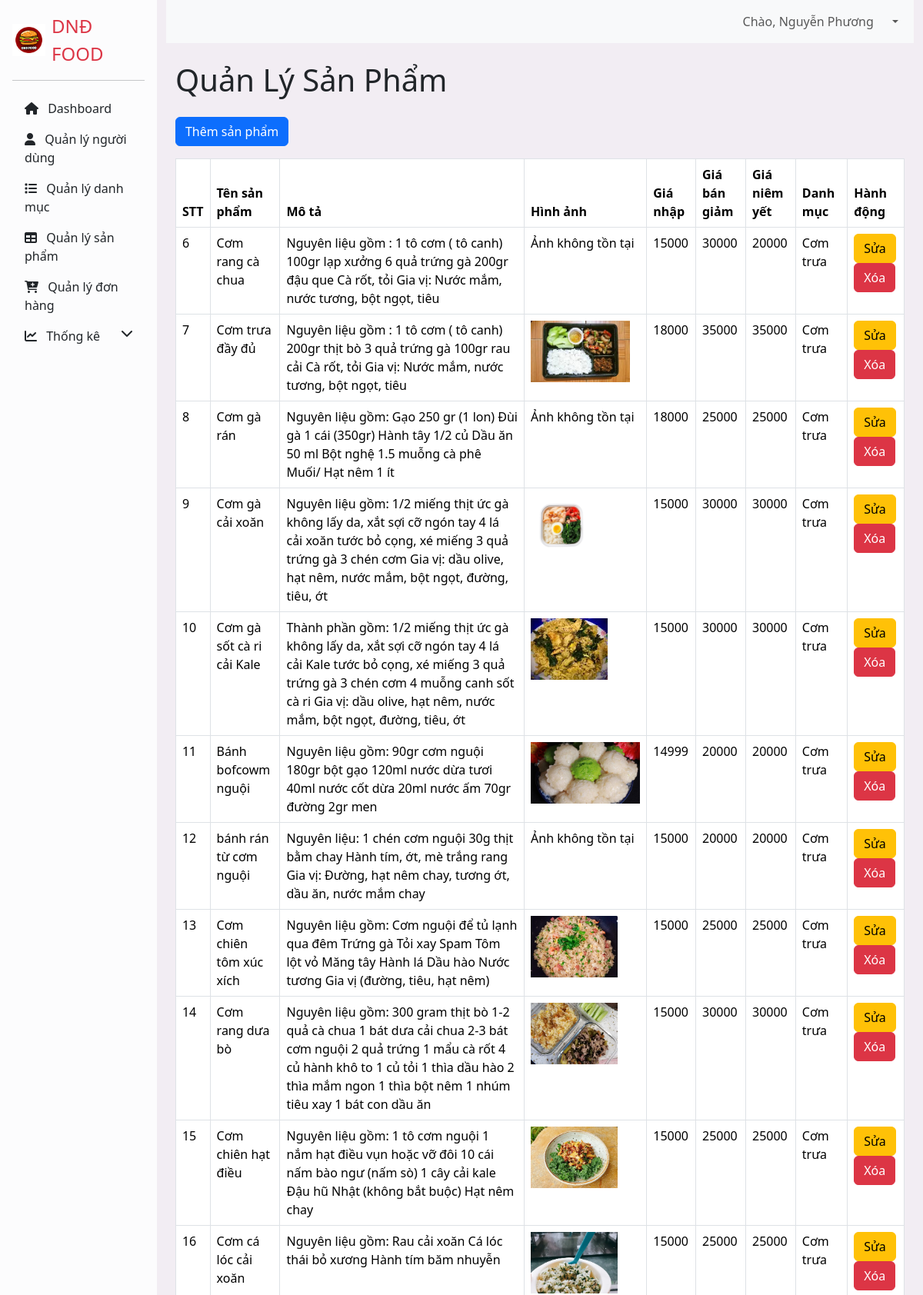
Page /Nhom04_WebBanDoAnNhanh_DND-nam/controller/index.php?act=listProducts (signed in, upper part) on the committed database.
### tables this page shows
CREATE TABLE `product` (
  `product_id` int NOT NULL COMMENT 'ID sản phẩm',
  `product_name` varchar(255) NOT NULL COMMENT 'tên sản phẩm',
  `product_description` text COMMENT 'Mô tả Sản phẩm',
  `product_avatar_url` varchar(255) NOT NULL COMMENT 'ảnh sản phẩm_url',
  `product_import_price` decimal(15,0) NOT NULL COMMENT 'giá nhập sản phẩm',
  `product_sale_price` decimal(15,0) NOT NULL COMMENT 'giá bán sản phẩm',
  `product_listed_price` decimal(15,0) NOT NULL COMMENT 'giá niêm yết sản phẩm',
  `product_stock` int NOT NULL COMMENT 'kho sản phẩm',
  `category_id` int DEFAULT NULL COMMENT 'Thể loại ID category'
);

CREATE TABLE `category` (
  `category_id` int NOT NULL,
  `category_name` varchar(255) NOT NULL
);

### Nhom04_WebBanDoAnNhanh_DND-nam/model/PDO.php (called while the page is built, shortened)
<?php
function pdo_get_connection()
{
    $dburl = "mysql:host=localhost;dbname=duan1_cuoimuon;charset=utf8";
    $usename = "root";
    $password = "";
    $conn = new PDO($dburl, $usename, $password);
    $conn->setAttribute(PDO::ATTR_ERRMODE, PDO::ERRMODE_EXCEPTION);
    return $conn;
}
function pdo_query($sql)
{
    $sql_args = array_slice(func_get_args(), 1);
    try {
        $conn = pdo_get_connection();
        $stmt = $conn->prepare($sql);
        $stmt->execute($sql_args);
        $rows = $stmt->fetchAll(PDO::FETCH_ASSOC);
        return $rows;
    } catch (PDOException $e) {
        throw $e;
    } finally {
        unset($conn);
    }
}

### Nhom04_WebBanDoAnNhanh_DND-nam/model/product.php (called while the page is built, shortened)
<?php
    function loadAllProduct(){
        $sql = "SELECT * FROM product INNER JOIN category ON product.category_id = category.category_id";
        $listSP = pdo_query($sql);
        return $listSP;
    }
?>

### Nhom04_WebBanDoAnNhanh_DND-nam/controller/productController/listProduct.php (the view, shortened to what this page needs)
<div class="container ">
    <h1 class="mb-4 ">Quản Lý Sản Phẩm</h1>
    <a href="index.php?act=addProduct" class="btn btn-primary mb-3">Thêm sản phẩm</a>
    <table class="table table-bordered">
        <thead>
            <tr>
                <th>STT</th>
                <th>Tên sản phẩm</th>
                <th>Mô tả</th>
                <th>Hình ảnh</th>
                <th>Giá nhập</th>
                <th>Giá bán giảm</th>
                <th>Giá niêm yết</th>
                <th>Danh mục</th>
                <th>Hành động</th>
            </tr>
        </thead>
        <tbody>
            <?php foreach ($listSP as $sp) {
                extract($sp);
                $update_product = "index.php?act=updateProduct&product_id=" . $product_id;
                $delete_product = "index.php?act=deleteProduct&product_id=" . $product_id;
                $hinhpath = "../upload/" . $product_avatar_url;
                if (is_file($hinhpath)) {
                    $hinhpath = "<img src='" . $hinhpath . "' height='80px'>";
                } else {
                    $hinhpath = "Ảnh không tồn tại";
                }
                echo '<tr>
                        <td>' . $product_id . '</td>
                        <td>' . $product_name . '</td>
                        <td>' . $product_description . '</td>
                        <td>' . $hinhpath . '</td>
                        <td>' . $product_import_price . '</td>
                        <td>' . $product_sale_price . '</td>
                        <td>' . $product_listed_price . '</td>
                        <td>' . $category_name . '</td>
                        <td>
                            <a href="' . $update_product . '" class="btn btn-warning">Sửa</a>
                            <a href="' . $delete_product . '" class="btn btn-danger">Xóa</a>
                        </td>
                    </tr>';
            } ?>
        </tbody>
    </table>
</div>

### rows in the picture
product: product_id "6", product_name "Cơm rang cà chua", product_description "Nguyên liệu gồm : 1 tô cơm ( tô canh) 100gr lạp xưởng 6 quả trứng gà 200gr đậu que Cà rốt, tỏi Gia vị: Nước mắm, nước tương, bột ngọt, tiêu", product_avatar_url "Ảnh không tồn tại", product_import_price "15000", product_sale_price "30000", product_listed_price "20000", category.category_name "Cơm trưa"
product: product_id "7", product_name "Cơm trưa đầy đủ", product_description "Nguyên liệu gồm : 1 tô cơm ( tô canh) 200gr thịt bò 3 quả trứng gà 100gr rau cải Cà rốt, tỏi Gia vị: Nước mắm, nước tương, bột ngọt, tiêu", product_avatar_url (picture), product_import_price "18000", product_sale_price "35000", product_listed_price "35000", category.category_name "Cơm trưa"
product: product_id "8", product_name "Cơm gà rán", product_description "Nguyên liệu gồm: Gạo 250 gr (1 lon) Đùi gà 1 cái (350gr) Hành tây 1/2 củ Dầu ăn 50 ml Bột nghệ 1.5 muỗng cà phê Muối/ Hạt nêm 1 ít", product_avatar_url "Ảnh không tồn tại", product_import_price "18000", product_sale_price "25000", product_listed_price "25000", category.category_name "Cơm trưa"
product: product_id "9", product_name "Cơm gà cải xoăn", product_description "Nguyên liệu gồm: 1/2 miếng thịt ức gà không lấy da, xắt sợi cỡ ngón tay 4 lá cải xoăn tước bỏ cọng, xé miếng 3 quả trứng gà 3 chén cơm Gia vị: dầu olive, hạt nêm, nước mắm, bột ngọt, đường, tiêu, ớt", product_avatar_url (picture), product_import_price "15000", product_sale_price "30000", product_listed_price "30000", category.category_name "Cơm trưa"
product: product_id "10", product_name "Cơm gà sốt cà ri cải Kale", product_description "Thành phần gồm: 1/2 miếng thịt ức gà không lấy da, xắt sợi cỡ ngón tay 4 lá cải Kale tước bỏ cọng, xé miếng 3 quả trứng gà 3 chén cơm 4 muỗng canh sốt cà ri Gia vị: dầu olive, hạt nêm, nước mắm, bột ngọt, đường, tiêu, ớt", product_avatar_url (picture), product_import_price "15000", product_sale_price "30000", product_listed_price "30000", category.category_name "Cơm trưa"
product: product_id "11", product_name "Bánh bofcowm nguội", product_description "Nguyên liệu gồm: 90gr cơm nguội 180gr bột gạo 120ml nước dừa tươi 40ml nước cốt dừa 20ml nước ấm 70gr đường 2gr men", product_avatar_url (picture), product_import_price "14999", product_sale_price "20000", product_listed_price "20000", category.category_name "Cơm trưa"
product: product_id "12", product_name "bánh rán từ cơm nguội", product_description "Nguyên liệu: 1 chén cơm nguội 30g thịt bằm chay Hành tím, ớt, mè trắng rang Gia vị: Đường, hạt nêm chay, tương ớt, dầu ăn, nước mắm chay", product_avatar_url "Ảnh không tồn tại", product_import_price "15000", product_sale_price "20000", product_listed_price "20000", category.category_name "Cơm trưa"
product: product_id "13", product_name "Cơm chiên tôm xúc xích", product_description "Nguyên liệu gồm: Cơm nguội để tủ lạnh qua đêm Trứng gà Tỏi xay Spam Tôm lột vỏ Măng tây Hành lá Dầu hào Nước tương Gia vị (đường, tiêu, hạt nêm)", product_avatar_url (picture), product_import_price "15000", product_sale_price "25000", product_listed_price "25000", category.category_name "Cơm trưa"
product: product_id "14", product_name "Cơm rang dưa bò", product_description "Nguyên liệu gồm: 300 gram thịt bò 1-2 quả cà chua 1 bát dưa cải chua 2-3 bát cơm nguội 2 quả trứng 1 mẩu cà rốt 4 củ hành khô to 1 củ tỏi 1 thìa dầu hào 2 thìa mắm ngon 1 thìa bột nêm 1 nhúm tiêu xay 1 bát con dầu ăn", product_avatar_url (picture), product_import_price "15000", product_sale_price "30000", product_listed_price "30000", category.category_name "Cơm trưa"
product: product_id "15", product_name "Cơm chiên hạt điều", product_description "Nguyên liệu gồm: 1 tô cơm nguội 1 nắm hạt điều vụn hoặc vỡ đôi 10 cái nấm bào ngư (nấm sò) 1 cây cải kale Đậu hũ Nhật (không bắt buộc) Hạt nêm chay", product_avatar_url (picture), product_import_price "15000", product_sale_price "25000", product_listed_price "25000", category.category_name "Cơm trưa"
product: product_id "16", product_name "Cơm cá lóc cải xoăn", product_description "Nguyên liệu gồm: Rau cải xoăn Cá lóc thái bỏ xương Hành tím băm nhuyễn", product_avatar_url (picture), product_import_price "15000", product_sale_price "25000", product_listed_price "25000", category.category_name "Cơm trưa"

### other values in the picture
$_SESSION['user']['full_name'] "Nguyễn Phương"
